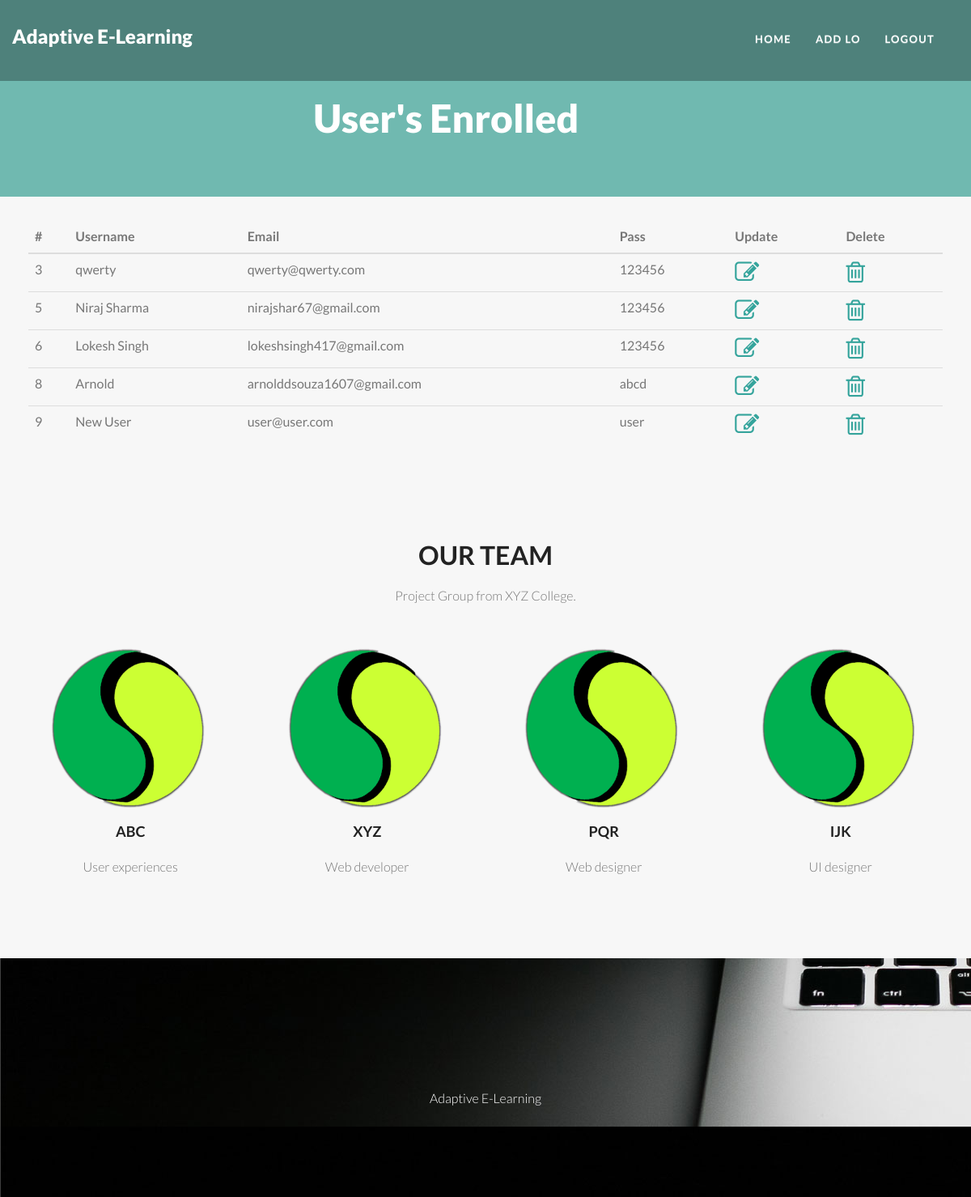
The page /admin/MUser.php (signed in) on the database its author committed.
### tables this page shows
CREATE TABLE `user_info` (
  `uid` int(11) NOT NULL,
  `name` varchar(30) NOT NULL,
  `email` varchar(40) NOT NULL,
  `pass` varchar(20) NOT NULL
);

### admin/MUser.php (the view, shortened to what this page needs)
<?php
if(isset($_SESSION['aid']))
{
?>
<html class="no-js">
<head>
  <link rel="stylesheet" type="text/css" href="css/isotope.css" media="screen" />
  <link rel="stylesheet" href="js/fancybox/jquery.fancybox.css" type="text/css" media="screen" />
  <link rel="stylesheet" href="css/bootstrap.css">
  <link rel="stylesheet" href="css/bootstrap-theme.css">
  <link rel="stylesheet" href="css/style.css">
  <link rel="stylesheet" href="css/style1.css">
  <link rel="stylesheet" href="skin/default.css">
</head>
<body>
  <div class="navbar navbar-fixed-top" role="navigation" data-0="line-height:100px; height:100px; background-color:rgba(0,0,0,0.3);" data-300="line-height:60px; height:60px; background-color:rgba(0,0,0,1);">
    <div class="container">
      <div class="navbar-header">
        <h1><a  class="navbar-brand" href="index.html" data-0="line-height:90px;" data-300="line-height:50px;">			Adaptive E-Learning
					</a></h1>
      </div>
      <div class="navbar-collapse collapse" style="margin-top:7px;">
        <ul class="nav navbar-nav" data-0="margin-top:20px;" data-300="margin-top:5px;">
          <li class="active"><a href="admin_home.php">Home</a></li>
          <li><a href="AddLO.php">Add LO</a></li>
		  <li><a href="logout.php">Logout</a></li>
        </ul>
      </div>
    </div>
  </div>
  <section class="featured"  >
    <div class="container">
      <div class="row mar-bot40">
        <div class="col-md-9 col-md-offset-1">
          <div class="align-center">
            <h2 class="slogan" >User's Enrolled</h2>
          </div>
        </div>
      </div>
    </div>
  </section>
	<section>
		<div class="container" style="margin-top:10px;padding:20px">
			<div class="row">
				<div class="col-md-12">
				<?php
				$conn=mysqli_connect('localhost','root','');
					mysqli_select_db($conn,'adaptive');
					$sql="select * from user_info";
					$result=mysqli_query($conn,$sql);
					echo "<div class='table-responsive'>
					<table class='table table-hover'>
					<thead>
					<tr>
					<th>#</th>
					<th>Username</th>
					<th>Email</th>
					<th>Pass</th>
					<th>Update</th>
					<th>Delete</th>
					</tr>
					</thead>
					<tbody>";
					while($row=mysqli_fetch_assoc($result))
					{
					echo "<tr>";
					echo "<td>" . $row['uid'] . "</td>";
					echo "<td>" . $row['name'] . "</td>";
					echo "<td>" . $row['email'] . "</a></td>";
					echo "<td>" . $row['pass'] . "</td>";
					echo "<td> <a href='edit.php?uid=".$row['uid']."'>" ."<i class='fa fa-pencil-square-o' style='font-size:30px' aria-hidden='true'></i>" ."</a></td>";
					echo "<td> <a href='del.php?uid=".$row['uid']."'>" ."<i class='fa fa-trash-o'  style='font-size:30px' aria-hidden='true'></i>" ."</a></td>";
					echo "</tr>";
					}
					echo "</tbody></table>";
				?>
				</div>
			</div>
		</div>
	</section>
  <section id="section-about" class="section appear clearfix" >
    <div class="container">
      <div class="row mar-bot40">
        <div class="col-md-offset-3 col-md-6">
          <div class="section-header">
            <h2 class="section-heading animated" data-animation="bounceInUp">Our Team</h2>
            <p>Project Group from XYZ College.</p>
          </div>
        </div>
      </div>
      <div class="row align-center mar-bot40">
        <div class="col-md-3">
          <div class="team-member">
            <figure class="member-photo"><img src="img/team/suven.png" alt="" style="width:200px;" /></figure>
            <div class="team-detail">
              <h4>ABC</h4>
              <span>User experiences</span>
            </div>
          </div>
        </div>
        <div class="col-md-3" >
          <div class="team-member">
            <figure class="member-photo"><img src="img/team/suven.png" alt="" style="width:200px;" /></figure>
            <div class="team-detail">
              <h4>XYZ</h4>
              <span>Web developer</span>
            </div>
          </div>
        </div>
        <div class="col-md-3" >
          <div class="team-member">
            <figure class="member-photo"><img src="img/team/suven.png" alt="" style="width:200px;" /></figure>
            <div class="team-detail">
              <h4>PQR</h4>
              <span>Web designer</span>
            </div>
          </div>
        </div>
        <div class="col-md-3">
          <div class="team-member">
            <figure class="member-photo" ><img src="img/team/suven.png" alt="" style="width:200px;" /></figure>
            <div class="team-detail">
              <h4>IJK</h4>
              <span>UI designer</span>
            </div>
          </div>
        </div>
      </div>
    </div>
  </section>
  <section id="parallax1" class="section pad-top40 pad-bot40" data-stellar-background-ratio="0.5" style="margin-bottom:-400px;">
    <div class="container">
      <div class="align-center pad-top40 pad-bot40">
        <blockquote class="bigquote color-white"></blockquote>
        <p class="color-white">Adaptive E-Learning</p>
      </div>
    </div>
  </section>
</body>
</html>
<?php
}
else
{
echo "<script>window.open('Admin.html','_self')</script>";
}
?>

### admin/css/style.css (style rules this page uses)
body { color:#777; background: #f7f7f7; font-size: 16px; line-height: 1.6em; font-weight: 300; text-shadow: none; }
body, h1, h2, h3, h4, h5, h6, .h1, .h2, .h3, .h4, .h5, .h6 { font-family: 'Lato', sans-serif; }
h1, h2, h3, h4, h5, h6 { color:#222; }
h1,h2,h3,h4,h5,h6 { font-style: normal; margin: 0 0 20px 0; }
h1 { font-size: 40px; line-height: 30px; }
h2 { font-size: 32px; }
h4 { font-size: 18px; }
blockquote { font-family: Georgia, serif; }
blockquote.bigquote { border: none; font-size: 48px; font-weight: 700; line-height: 1.1em; }
article,aside,details,figcaption,figure,footer,header,hgroup,menu,nav,section { display: block; }
.row { z-index: 9999; }
.content,.container { overflow: hidden; }
.color-white { color: #fff; }
.align-center { text-align: center; }
.pad-top40 { padding-top: 40px; }
.pad-bot40 { padding-bottom: 40px; }
.mar-bot40 { margin-bottom: 40px; }
section.section { margin:0; padding: 80px 0 60px 0; }
.section-header { text-align: center; }
.section-header h2.section-heading { text-transform: uppercase; font-weight: 700; }
#parallax1 { background-image: url(../img/parallax/img1.jpg); }
.navbar { line-height: 100px; height: 100px; background-color: rgba(0,0,0,0.3); display: block; vertical-align: middle; text-align: center; margin-bottom: 0; padding-bottom:0; }
.navbar .navbar-collapse { margin-bottom: 0; padding-bottom:0; }
.nav li { height: 100%; line-height: 100%; margin-bottom: 0; padding-bottom:0; }
.nav>li>a { display: table-cell; height: 100%; line-height: 100%; vertical-align: middle; color: #fff; font-weight: 700; font-size: 13px; letter-spacing: .1em; text-transform: uppercase; }
.navbar-nav { float: right; margin-bottom: 0; padding-bottom:0; }
h1 a.navbar-brand { font-size: 24px; color: #fff; font-weight: 900; text-shadow: none; }
.navbar-brand { padding: 0; display: table-cell; vertical-align: middle; line-height: 90px; }
section.featured { padding: 120px 0 10px; background: #70B9B0; color: #fdfdfd; }
section.featured h2.slogan { color: #fff; font-size: 48px; font-weight: 900; }
.member-photo { box-sizing:border-box; -webkit-border-radius:50%; -moz-border-radius:50%; border-radius:50%; margin: 0 0 20px 0; }
.member-photo img { -webkit-border-radius:50%; -moz-border-radius:50%; border-radius:50%; }
.team-detail h4 { font-weight: 700; }

### admin/skin/default.css (style rules this page uses)
a { color: #35A49C; }

### rows shown on the page
user_info: uid "3", name "qwerty", email "qwerty@qwerty.com", pass "123456"
user_info: uid "5", name "Niraj Sharma", email "nirajshar67@gmail.com", pass "123456"
user_info: uid "6", name "Lokesh Singh", email "lokeshsingh417@gmail.com", pass "123456"
user_info: uid "8", name "Arnold", email "arnolddsouza1607@gmail.com", pass "abcd"
user_info: uid "9", name "New User", email "user@user.com", pass "user"
